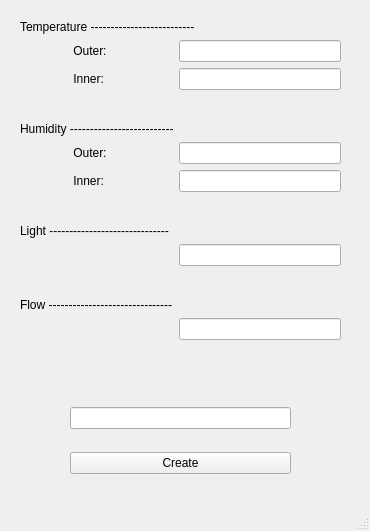
<?xml version="1.0" encoding="UTF-8"?>
<ui version="4.0">
 <class>MainWindow</class>
 <widget class="QMainWindow" name="MainWindow">
  <property name="geometry">
   <rect>
    <x>0</x>
    <y>0</y>
    <width>370</width>
    <height>531</height>
   </rect>
  </property>
  <property name="windowTitle">
   <string>MainWindow</string>
  </property>
  <widget class="QWidget" name="centralwidget">
   <widget class="QWidget" name="formLayoutWidget">
    <property name="geometry">
     <rect>
      <x>20</x>
      <y>20</y>
      <width>321</width>
      <height>351</height>
     </rect>
    </property>
    <layout class="QFormLayout" name="formLayout_2">
     <item row="1" column="0" colspan="2">
      <widget class="QLabel" name="label_5">
       <property name="text">
        <string>Temperature --------------------------</string>
       </property>
      </widget>
     </item>
     <item row="2" column="0">
      <widget class="QLabel" name="label">
       <property name="text">
        <string>                Outer:</string>
       </property>
      </widget>
     </item>
     <item row="2" column="1">
      <widget class="QLineEdit" name="outerTemp"/>
     </item>
     <item row="3" column="0">
      <widget class="QLabel" name="label_3">
       <property name="text">
        <string>                Inner:</string>
       </property>
      </widget>
     </item>
     <item row="3" column="1">
      <widget class="QLineEdit" name="innerTemp"/>
     </item>
     <item row="4" column="0">
      <spacer name="horizontalSpacer_2">
       <property name="orientation">
        <enum>Qt::Horizontal</enum>
       </property>
       <property name="sizeHint" stdset="0">
        <size>
         <width>40</width>
         <height>20</height>
        </size>
       </property>
      </spacer>
     </item>
     <item row="5" column="0" colspan="2">
      <widget class="QLabel" name="label_6">
       <property name="text">
        <string>Humidity --------------------------</string>
       </property>
      </widget>
     </item>
     <item row="6" column="0">
      <widget class="QLabel" name="label_2">
       <property name="text">
        <string>                Outer:</string>
       </property>
      </widget>
     </item>
     <item row="6" column="1">
      <widget class="QLineEdit" name="outerHum"/>
     </item>
     <item row="7" column="0">
      <widget class="QLabel" name="label_4">
       <property name="text">
        <string>                Inner:</string>
       </property>
      </widget>
     </item>
     <item row="7" column="1">
      <widget class="QLineEdit" name="innerHum"/>
     </item>
     <item row="8" column="0">
      <spacer name="horizontalSpacer">
       <property name="orientation">
        <enum>Qt::Horizontal</enum>
       </property>
       <property name="sizeHint" stdset="0">
        <size>
         <width>40</width>
         <height>20</height>
        </size>
       </property>
      </spacer>
     </item>
     <item row="9" column="0">
      <widget class="QLabel" name="label_7">
       <property name="text">
        <string>Light ------------------------------</string>
       </property>
      </widget>
     </item>
     <item row="10" column="1">
      <widget class="QLineEdit" name="lightReading"/>
     </item>
     <item row="11" column="0">
      <spacer name="horizontalSpacer_3">
       <property name="orientation">
        <enum>Qt::Horizontal</enum>
       </property>
       <property name="sizeHint" stdset="0">
        <size>
         <width>40</width>
         <height>20</height>
        </size>
       </property>
      </spacer>
     </item>
     <item row="12" column="0">
      <widget class="QLabel" name="label_8">
       <property name="text">
        <string>Flow -------------------------------</string>
       </property>
      </widget>
     </item>
     <item row="13" column="1">
      <widget class="QLineEdit" name="flowReading"/>
     </item>
     <item row="14" column="0">
      <spacer name="horizontalSpacer_4">
       <property name="orientation">
        <enum>Qt::Horizontal</enum>
       </property>
       <property name="sizeHint" stdset="0">
        <size>
         <width>40</width>
         <height>20</height>
        </size>
       </property>
      </spacer>
     </item>
    </layout>
   </widget>
   <widget class="QWidget" name="verticalLayoutWidget">
    <property name="geometry">
     <rect>
      <x>70</x>
      <y>390</y>
      <width>221</width>
      <height>101</height>
     </rect>
    </property>
    <layout class="QVBoxLayout" name="verticalLayout">
     <item>
      <widget class="QLineEdit" name="csvName"/>
     </item>
     <item>
      <widget class="QPushButton" name="create">
       <property name="text">
        <string>Create</string>
       </property>
      </widget>
     </item>
    </layout>
   </widget>
  </widget>
  <widget class="QStatusBar" name="statusbar"/>
 </widget>
 <resources/>
 <connections/>
</ui>
